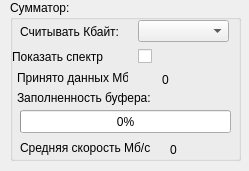
<?xml version="1.0" encoding="UTF-8"?>
<ui version="4.0">
 <class>summ</class>
 <widget class="QWidget" name="summ">
  <property name="geometry">
   <rect>
    <x>0</x>
    <y>0</y>
    <width>249</width>
    <height>171</height>
   </rect>
  </property>
  <property name="windowTitle">
   <string>summ</string>
  </property>
  <widget class="QGroupBox" name="groupBox">
   <property name="geometry">
    <rect>
     <x>10</x>
     <y>0</y>
     <width>231</width>
     <height>161</height>
    </rect>
   </property>
   <property name="title">
    <string>Сумматор:</string>
   </property>
   <widget class="QLabel" name="label">
    <property name="geometry">
     <rect>
      <x>7</x>
      <y>70</y>
      <width>111</width>
      <height>16</height>
     </rect>
    </property>
    <property name="text">
     <string>Принято данных Мб:</string>
    </property>
   </widget>
   <widget class="QLabel" name="dataCount">
    <property name="geometry">
     <rect>
      <x>152</x>
      <y>70</y>
      <width>71</width>
      <height>20</height>
     </rect>
    </property>
    <property name="text">
     <string>0</string>
    </property>
   </widget>
   <widget class="QLabel" name="label_2">
    <property name="geometry">
     <rect>
      <x>7</x>
      <y>90</y>
      <width>141</width>
      <height>16</height>
     </rect>
    </property>
    <property name="text">
     <string>Заполненность буфера:</string>
    </property>
   </widget>
   <widget class="QLabel" name="label_3">
    <property name="geometry">
     <rect>
      <x>10</x>
      <y>140</y>
      <width>131</width>
      <height>16</height>
     </rect>
    </property>
    <property name="text">
     <string>Средняя скорость Мб/с:</string>
    </property>
   </widget>
   <widget class="QLabel" name="labAverageSpeed">
    <property name="geometry">
     <rect>
      <x>160</x>
      <y>140</y>
      <width>71</width>
      <height>20</height>
     </rect>
    </property>
    <property name="text">
     <string>0</string>
    </property>
   </widget>
   <widget class="QProgressBar" name="progress">
    <property name="geometry">
     <rect>
      <x>10</x>
      <y>110</y>
      <width>211</width>
      <height>23</height>
     </rect>
    </property>
    <property name="value">
     <number>0</number>
    </property>
   </widget>
   <widget class="QComboBox" name="comboKbytes">
    <property name="geometry">
     <rect>
      <x>128</x>
      <y>20</y>
      <width>91</width>
      <height>22</height>
     </rect>
    </property>
   </widget>
   <widget class="QLabel" name="label_4">
    <property name="geometry">
     <rect>
      <x>10</x>
      <y>24</y>
      <width>101</width>
      <height>16</height>
     </rect>
    </property>
    <property name="text">
     <string>Считывать Кбайт:</string>
    </property>
   </widget>
   <widget class="QCheckBox" name="checkSpectrum">
    <property name="geometry">
     <rect>
      <x>1</x>
      <y>48</y>
      <width>141</width>
      <height>17</height>
     </rect>
    </property>
    <property name="layoutDirection">
     <enum>Qt::RightToLeft</enum>
    </property>
    <property name="text">
     <string>Показать спектр         </string>
    </property>
   </widget>
  </widget>
 </widget>
 <layoutdefault spacing="6" margin="11"/>
 <resources/>
 <connections/>
</ui>
